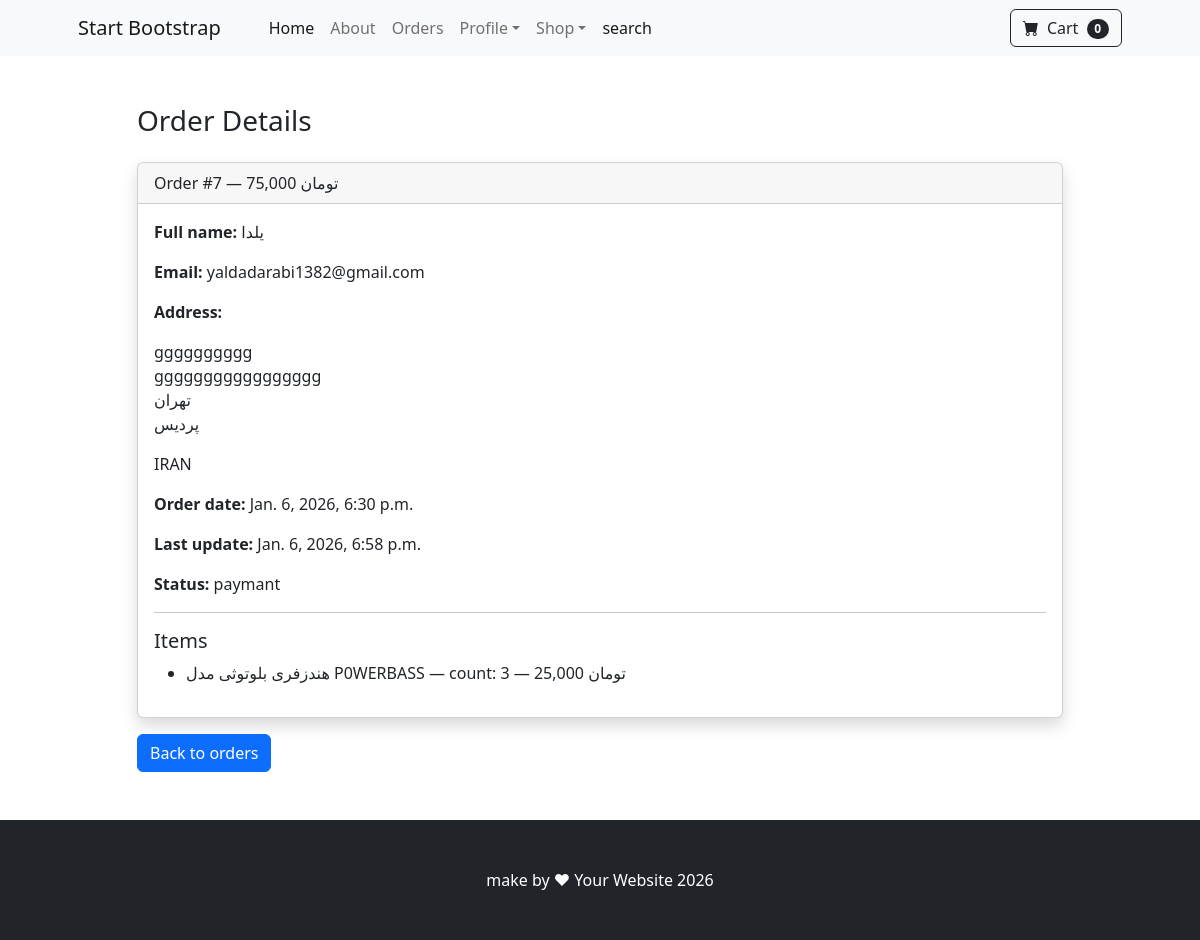
Screenshot of /order_details/7/ (signed in) with the database file from the repository.
### payment/models.py (models this page shows, shortened)
class Order(models.Model):
    STATUS_ORDER=[
        ('pending','paymant'),
        ('processing','process'),
        ('shipped','sending items to  post'),
        ('deleverd','deliverd')
    ]
    user = models.ForeignKey(User, on_delete=models.CASCADE,null=True, blank=True)
    full_name = models.CharField(max_length=250)
    email=models.CharField(max_length=300)
    shipping_address = models.TextField(max_length=150000)
    amount_paid=models.DecimalField(max_digits=12, decimal_places=0, default=0)
    date_ordered=models.DateTimeField(auto_now_add=True)
    status=models.CharField(max_length=50,choices=STATUS_ORDER,default='pending')
    last_update=models.DateTimeField(auto_now=True)
    class Meta:
        verbose_name_plural = "Orders"

class OrderItem(models.Model):
    order = models.ForeignKey(Order, on_delete=models.CASCADE,null=True)
    product = models.ForeignKey(Product, on_delete=models.CASCADE)
    user = models.ForeignKey(User, on_delete=models.CASCADE)
    quantity = models.PositiveBigIntegerField(default=1 )
    price = models.DecimalField(max_digits=12, decimal_places=0, default=0)
    class Meta:
        verbose_name_plural = "Order Items"

### shop/models.py (models this page shows)
class Product(models.Model):
    name=models.CharField(max_length=100)
    description=models.TextField(null=True,blank=True,default="")
    price=models.DecimalField(max_digits=12,decimal_places=0,default=0)
    category=models.ForeignKey(Category,on_delete=models.CASCADE,default=1)
    star=models.IntegerField(default=0,validators=[MinValueValidator(0),MaxValueValidator(5)])
    picture=models.ImageField(upload_to='products/',null=True,blank=True)
    Is_sale=models.BooleanField(default=False)
    sale_price=models.DecimalField(max_digits=12,decimal_places=0,default=0)
    def __str__(self):
        return self.name

### shop/views.py (the view)
# urls.py: path('order_details/<int:pk>/', views.order_details, name='order_details'),
def order_details(request,pk):
    if request.user.is_authenticated:
        order=Order.objects.get(id=pk)
        items=OrderItem.objects.filter(order=pk)
        context={
            'order':order,
            'items':items
        }
        return render(request, 'order_details.html',context)
    else:
        messages.success(request,'dont have this page!!!')
        return redirect('home')

### cart/cart.py (called while the page is built)
    def __len__(self):
        return len(self.cart)

### cart/context_processors.py (called while the page is built)
def cart(request):
    return {'cart': Cart(request)}

### shop/templates/order_details.html
{% extends 'base.html' %}
{% load humanize %}
{% block content %}
<br><br>
<div class="container">
    <div class="row justify-content-center">
        <div class="col-10">
            <h3 class="mb-4">Order Details</h3>
            <div class="card shadow">
                <div class="card-header">
                    Order #{{ order.id }} —
                    {{ order.amount_paid|intcomma }} تومان
                </div>
                <div class="card-body">
                    <p><strong>Full name:</strong> {{ order.full_name }}</p>
                    <p><strong>Email:</strong> {{ order.email }}</p>
                    <p><strong>Address:</strong><br>{{ order.shipping_address|linebreaks }}</p>
                    <p><strong>Order date:</strong> {{ order.date_ordered }}</p>
                    <p><strong>Last update:</strong> {{ order.last_update }}</p>
                    <p><strong>Status:</strong> {{ order.get_status_display }}</p>
                    <hr>
                    <h5>Items</h5>
                    <ul>
                        {% for item in items %}
                            <li>
                                {{ item.product }} —
                                count: {{ item.quantity }} —
                                {{ item.price|intcomma }} تومان
                            </li>
                        {% empty %}
                            <li>No items found.</li>
                        {% endfor %}
                    </ul>
                </div>
            </div>
            <a href="{% url 'orders' %}" class="btn btn-primary mt-3">
                Back to orders
            </a>
        </div>
    </div>
</div>
<br><br>
{% endblock %}

### rows the page displays
Order: id "7", amount_paid "75,000", full_name "یلدا", email "yaldadarabi1382@gmail.com", shipping_address "gggggggggg ggggggggggggggggg تهران پردیس IRAN", date_ordered "Jan. 6, 2026, 6:30 p.m.", last_update "Jan. 6, 2026, 6:58 p.m.", status "paymant"
OrderItem: product "هندزفری بلوتوثی مدل P0WERBASS", quantity "3", price "25,000"

### other values shown
{{ cart|length }} "0"
